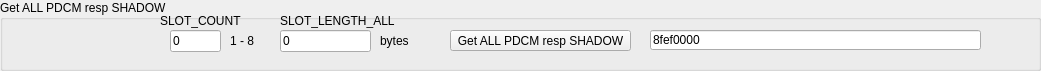
    <widget class="QGroupBox" name="groupBoxGetAllPDCMRespShadow">
     <property name="geometry">
      <rect>
       <x>10</x>
       <y>920</y>
       <width>1041</width>
       <height>71</height>
      </rect>
     </property>
     <property name="title">
      <string>Get ALL PDCM resp SHADOW</string>
     </property>
     <widget class="QLabel" name="label_146">
      <property name="geometry">
       <rect>
        <x>280</x>
        <y>10</y>
        <width>151</width>
        <height>21</height>
       </rect>
      </property>
      <property name="text">
       <string>SLOT_LENGTH_ALL</string>
      </property>
     </widget>
     <widget class="CustomControls::LineEdit" name="lineEdit_70">
      <property name="geometry">
       <rect>
        <x>280</x>
        <y>30</y>
        <width>91</width>
        <height>22</height>
       </rect>
      </property>
      <property name="accessibleName">
       <string>SLOT_LENGTH_ALL</string>
      </property>
      <property name="text">
       <string>0</string>
      </property>
     </widget>
     <widget class="CustomControls::PushButton" name="pushButton_59">
      <property name="geometry">
       <rect>
        <x>450</x>
        <y>30</y>
        <width>181</width>
        <height>21</height>
       </rect>
      </property>
      <property name="accessibleName">
       <string>GetAllPDCMrespShadow()</string>
      </property>
      <property name="text">
       <string>Get ALL PDCM resp SHADOW</string>
      </property>
     </widget>
     <widget class="CustomControls::LineEdit" name="lineEdit_71">
      <property name="geometry">
       <rect>
        <x>170</x>
        <y>30</y>
        <width>51</width>
        <height>22</height>
       </rect>
      </property>
      <property name="accessibleName">
       <string>SLOT_COUNT</string>
      </property>
      <property name="text">
       <string>0</string>
      </property>
     </widget>
     <widget class="QLabel" name="label_147">
      <property name="geometry">
       <rect>
        <x>160</x>
        <y>10</y>
        <width>111</width>
        <height>21</height>
       </rect>
      </property>
      <property name="text">
       <string>SLOT_COUNT</string>
      </property>
     </widget>
     <widget class="QLineEdit" name="lineEditAllPDCMrespShadow">
      <property name="geometry">
       <rect>
        <x>650</x>
        <y>30</y>
        <width>331</width>
        <height>20</height>
       </rect>
      </property>
      <property name="minimumSize">
       <size>
        <width>150</width>
        <height>0</height>
       </size>
      </property>
      <property name="accessibleName">
       <string>WriteData</string>
      </property>
      <property name="inputMask">
       <string/>
      </property>
      <property name="text">
       <string>8fef0000</string>
      </property>
      <property name="maxLength">
       <number>32767</number>
      </property>
     </widget>
     <widget class="QLabel" name="label_148">
      <property name="geometry">
       <rect>
        <x>380</x>
        <y>30</y>
        <width>51</width>
        <height>21</height>
       </rect>
      </property>
      <property name="text">
       <string>bytes</string>
      </property>
     </widget>
     <widget class="QLabel" name="label_149">
      <property name="geometry">
       <rect>
        <x>230</x>
        <y>30</y>
        <width>51</width>
        <height>21</height>
       </rect>
      </property>
      <property name="text">
       <string>1 - 8</string>
      </property>
     </widget>
    </widget>
